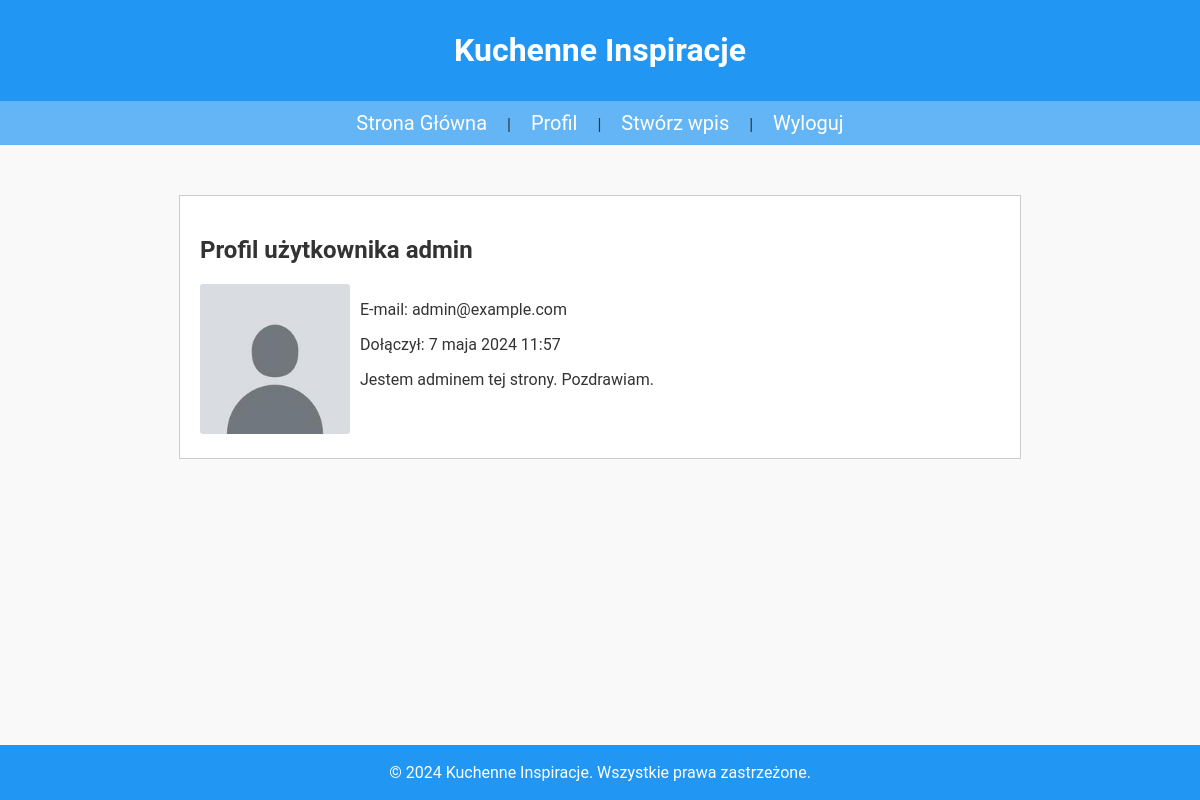
/profile/ (signed in), run on the app's committed database.
### blog/models.py (models this page shows, shortened)
class Profile(models.Model):
    class Role(models.TextChoices):
        AUTHOR = 'AUTH', _('Autor')
        READER = 'READ', _('Czytelnik')
    user = models.OneToOneField(User, on_delete=models.CASCADE, verbose_name=_('Użytkownik'))
    role = models.CharField(max_length=4, choices=Role.choices, default=Role.READER, verbose_name=_('Rola'))
    bio = models.TextField(blank=True, verbose_name=_('Biografia'))
    profile_pic = models.ImageField(upload_to='profiles/', blank=True, null=True, verbose_name=_('Zdjęcie profilowe'))
    class Meta:
        verbose_name = _('profil')
        verbose_name_plural = _('profile')

### blog/views.py (the view)
# urls.py: path('profile/', views.profile, name='profile'),  # Profil użytkownika
@login_required
def profile(request):
    profile = request.user.profile
    return render(request, 'blog/profile.html', {'profile': profile})

### blog/templates/blog/profile.html
{% extends 'blog/base.html' %}
{% block content %}
<div id="profile-desc">
  <h1>Profil użytkownika {{ user.username }}</h1>
  <div id="profile-content">
    <div id="profile-photo">
    {% if user.profile.profile_pic %}
      <img src="{{ user.profile.profile_pic.url }}" alt="Profile Picture">
    {% else %}
      <img src="/media/profiles/default-pfp.jpg" alt="Brak obrazka">
    {% endif %}
    </div>
    <div id="profile-info">
    <p id="profile-email">E-mail: {{ profile.user.email }}</p>
    <p id="profile-joined">Dołączył: {{ profile.user.date_joined }}</p>
    <p>{{ profile.bio|linebreaksbr }}</p>
    </div>
  </div>
</div>
{% endblock %}

### static/css/styles.css (style rules this page uses)
body { font-family: 'Roboto', sans-serif; background-color: #f9f9f9; margin: 0; padding: 0; color: #333; display: flex; flex-direction: column; min-height: 100vh; align-items: center; }
#profile-desc { max-width: 800px; margin: 20px auto; padding: 20px; border: 1px solid #ccc; background: white; }
#profile-content { display: flex; justify-content: left; gap: 10px; }
#profile-photo img { width: 150px; height: 150px; object-fit: cover; border-radius: 3px; }

### data on the page
Profile: user.email "admin@example.com", user.date_joined "7 maja 2024 11:57", bio "Jestem adminem tej strony. Pozdrawiam."

### other printed values
{{ user.username }} "admin"
